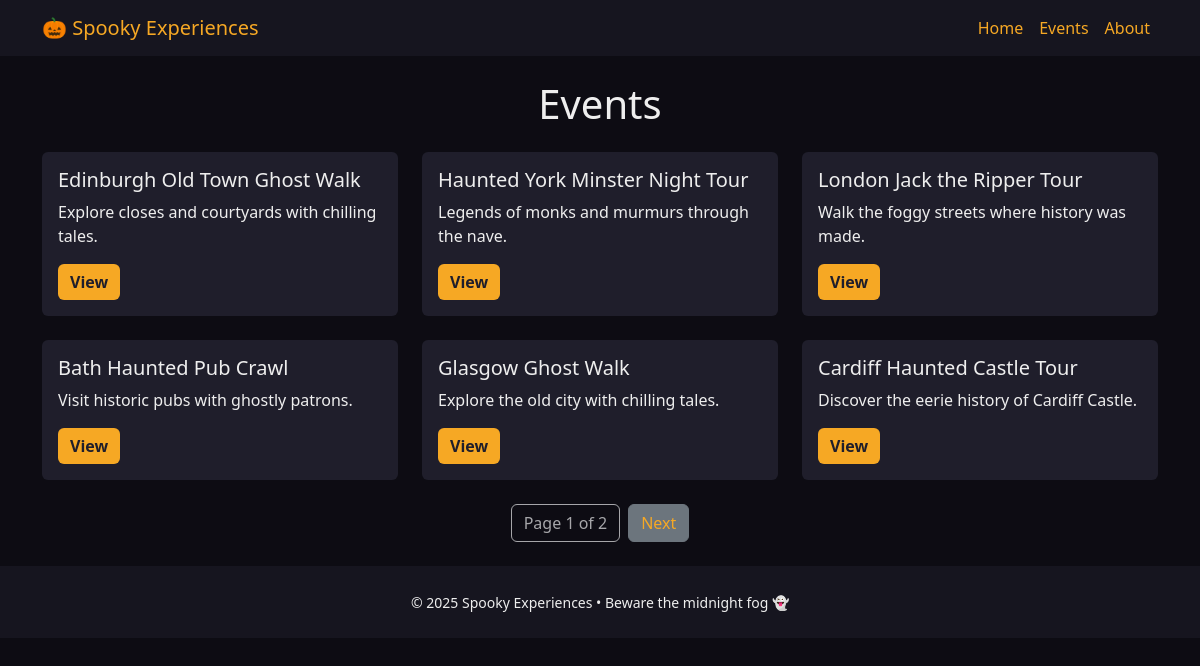
Screenshot of /events/ with the database file from the repository.
### events/models.py (models this page shows, shortened)
class Event(models.Model):
    title = models.CharField(max_length=200)
    description = models.TextField()
    rating = models.DecimalField(max_digits=3, decimal_places=1)  # e.g. 4.7
    cost = models.DecimalField(max_digits=8, decimal_places=2)     # e.g. 59.99
    location = models.CharField(max_length=200)
    image_url = models.URLField()

### events/views.py (the view)
# urls.py: path('events/', views.EventListView.as_view(), name='event_list'),
class EventListView(ListView):
    model = Event
    template_name = 'events/event_list.html'
    context_object_name = 'events'
    paginate_by = 6  # set your page size

### events/templates/events/event_list.html (shortened to what this page needs)
{% extends "base.html" %}
{% block content %}
<h1 class="mb-4 text-center">Events</h1>
<div class="row g-4">
  {% for event in events %}
  <div class="col-12 col-md-6 col-lg-4">
    <div class="card h-100">
      <div class="card-body">
        <h5 class="card-title">{{ event.title }}</h5>
        <p class="card-text">{{ event.description|truncatewords:20 }}</p>
        <a href="{% url 'event_detail' event.id %}" class="btn btn-orange">View</a>
      </div>
    </div>
  </div>
  {% empty %}
  <p>No events available yet.</p>
  {% endfor %}
</div>
{% if is_paginated %}
<div class="pagination justify-content-center mt-4">
  <span class="btn btn-outline-light disabled">
    Page {{ page_obj.number }} of {{ page_obj.paginator.num_pages }}
  </span>
  {% if page_obj.has_next %}
  <a class="btn btn-secondary ms-2" href="?page={{ page_obj.next_page_number }}">Next</a>
  {% endif %}
</div>
{% endif %}
{% endblock %}

### templates/base.html (shortened to what this page needs)
{% load static %}
<!DOCTYPE html>
<html lang="en">
  <head>
    <link
      href="https://cdn.jsdelivr.net/npm/bootstrap@5.3.3/dist/css/bootstrap.min.css"
      rel="stylesheet"
    />
  </head>
  <body>
    <nav class="navbar navbar-expand-lg navbar-dark sticky-top">
      <div class="container">
        <a class="navbar-brand" href="/">🎃 Spooky Experiences</a>
        <div class="collapse navbar-collapse" id="mainNav">
          <ul class="navbar-nav ms-auto mb-2 mb-lg-0">
            <li class="nav-item"><a class="nav-link" href="/">Home</a></li>
            <li class="nav-item">
              <a class="nav-link" href="/events/">Events</a>
            </li>
            <li class="nav-item">
              <a class="nav-link" href="/about/">About</a>
            </li>
          </ul>
        </div>
      </div>
    </nav>
    <main class="container my-4">{% block content %}{% endblock %}</main>
    <footer class="footer py-4">
      <div class="container text-center">
        <small>© 2025 Spooky Experiences • Beware the midnight fog 👻</small>
      </div>
    </footer>
  </body>
</html>

### templates/base.html (style rules this page uses)
body { background: #0d0c13; color: #eee; }
.navbar, .footer { background: #16151f; }
a, .nav-link, .navbar-brand { color: #f6a824 !important; }
.card { background: #1f1e2b; color: #eee; border: none; }
.btn-orange { background-color: #f6a824; color: #1f1e2b !important; border: none; font-weight: 600; }

### rows the page displays
Event: title "Edinburgh Old Town Ghost Walk", description "Explore closes and courtyards with chilling tales."
Event: title "Haunted York Minster Night Tour", description "Legends of monks and murmurs through the nave."
Event: title "London Jack the Ripper Tour", description "Walk the foggy streets where history was made."
Event: title "Bath Haunted Pub Crawl", description "Visit historic pubs with ghostly patrons."
Event: title "Glasgow Ghost Walk", description "Explore the old city with chilling tales."
Event: title "Cardiff Haunted Castle Tour", description "Discover the eerie history of Cardiff Castle."

### other values shown
{{ page_obj.number }} "1"
{{ page_obj.paginator.num_pages }} "2"
